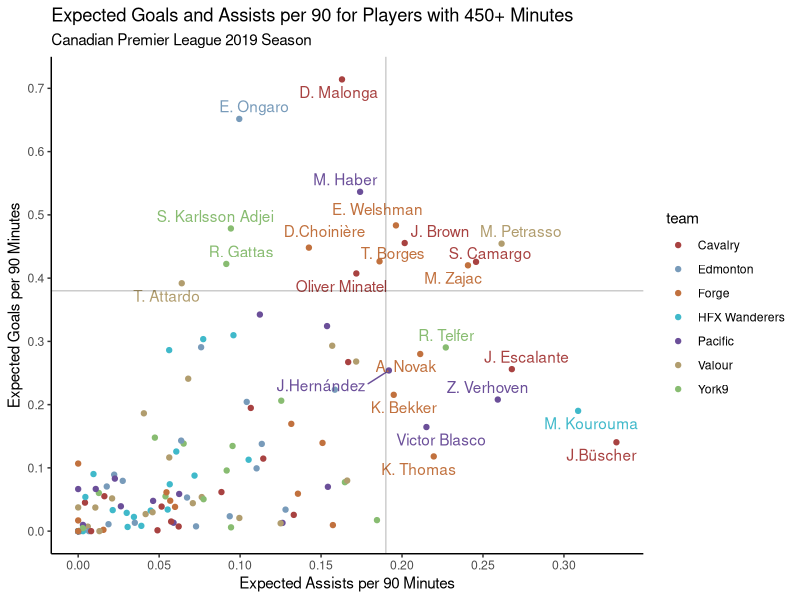

Write the R code that produced this figure.
## ---- chunk 1
knitr::opts_chunk$set(echo = TRUE, fig.width = 12, fig.height = 8)
## ---- chunk 2
library(tidyverse)
library(ggrepel)
## ---- chunk 3
playerTotals <- read.csv("./data/CPL Player Totals 2019.csv")
## ---- chunk 4
playerTotals[13, 10] <- "J.Büscher"
playerTotals[96, 10] <- "D.Choinière"
playerTotals[117, 10] <- "J.Hernández"
## ---- chunk 5
playerTotals %>%
  mutate(
    ExpG90 = if_else(Min == 0, 0, ExpG / Min * 90),
    ExpA90 = if_else(Min == 0, 0, ExpA / Min * 90)
  ) %>% subset(
    Min>=450
  )-> playerTotals90
## ---- chunk 6
ggplot(data=playerTotals90, aes(x=ExpA90,y=ExpG90, color=team, label=player)) + 
  labs(
    title ="Expected Goals and Assists per 90 for Players with 450+ Minutes",
    subtitle = "Canadian Premier League 2019 Season",
    x = "Expected Assists per 90 Minutes",
    y = "Expected Goals per 90 Minutes") +
  geom_point() +
  geom_text_repel(
    data = subset(playerTotals90, (ExpG90>0.38 | ExpA90>0.19)),
    show.legend = FALSE) + 
  geom_hline(yintercept = 0.38, alpha = 0.2) +
  geom_vline(xintercept = 0.19, alpha = 0.2) +
  scale_x_continuous(n.breaks = 8) +
  scale_y_continuous(n.breaks = 7) +
  scale_color_manual(values=c("#a84241", "#789bba", "#c1713e", "#40b9ca", "#6b4f99", "#b19d6e", "#88bc71")) +
  theme_classic()
